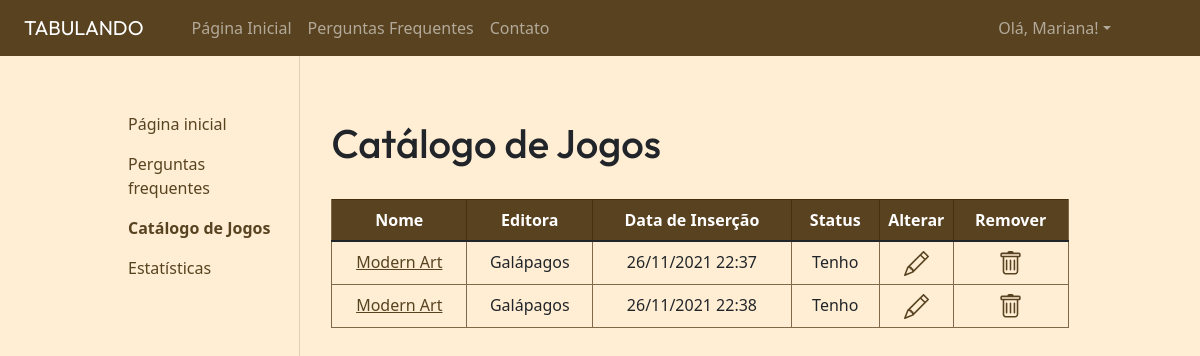
The app's page /catalogo/ (signed in), older data.
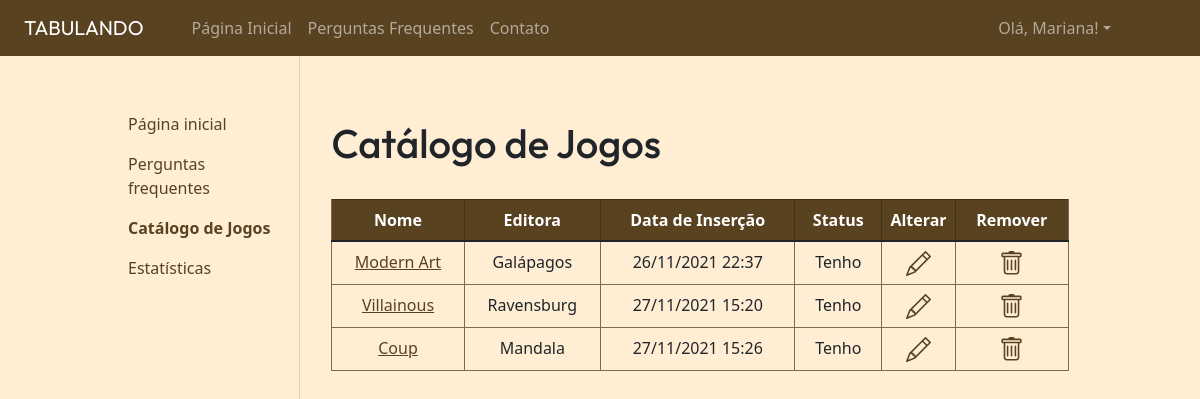
The same page, newer data.
### projeto/models.py (models this page shows)
class Catalogo(models.Model):
    codigo = models.BigAutoField(primary_key=True)
    jogo = models.ForeignKey(Jogo, blank=True, null=True, on_delete=models.CASCADE)
    usuario = models.ForeignKey(User, blank=True, null=True, on_delete=models.CASCADE)
    data_insercao = models.DateTimeField(default=datetime.datetime.now, blank=True, null=True)
    status = models.IntegerField(blank=True, null=True)
    class Meta:
        db_table = 'catalogo'

### projeto/views.py (the view)
# urls.py: path('catalogo/', views.catalogo, name='catalogo'),
@login_required
def catalogo(request):
    usuario = request.user
    catalogo = Catalogo.objects.filter(usuario_id=usuario.id)
    catalogo = catalogo.annotate(nome_jogo=F('jogo__nome'))
    catalogo = catalogo.annotate(editora=F('jogo__editora'))
    catalogo = catalogo.annotate(codigo_jogo=F('jogo__codigo'))
    catalogo = catalogo.values('codigo', 'nome_jogo', 'editora', 'data_insercao', 'status', 'codigo_jogo')
    for registro in catalogo:
        registro["status_str"] = retorna_status(registro['status'])
    if len(catalogo) > 0:
        form = AlteraRegistro(initial={'status': registro['status']})
    else:
        form = AlteraRegistro()
    context = {
        'catalogo': catalogo,
        'form': form,
    }
    return render(request, "catalogo.html", context)

### projeto/auxiliar.py (called while the page is built, shortened)
def retorna_status(status):
    if status == 1:
        return "Tenho"

### templates/catalogo.html (shortened to what this page needs)
{% extends 'template_base.html' %}
{% block content %}
<h1 class="fonte-outfit">Catálogo de Jogos</h1>
{% if catalogo %}
<div class="table-responsive">
<table class="table table-bordered table-hover tabela-catalogo">
    <thead class="fundo-marrom-escuro cor-fonte-branca cabecalho-tabela">
        <tr>
            <th> Nome </th>
            <th> Editora </th>
            <th> Data de Inserção</th>
            <th> Status</th>
            <th class="coluna-alterar-status"> Alterar </th>
            <th> Remover</th>
        </tr>
    </thead>
    <tbody>
        {% for registro in catalogo %}
        <tr>
            <td> <a class="link" href="{% url 'pagina_jogo' registro.codigo_jogo %}">{{ registro.nome_jogo }}</a></td>
            <td> {{ registro.editora }}</td>
            <td> {{ registro.data_insercao|date:"d/m/Y" }} {{ registro.data_insercao|time:"H:i" }}</td>
            <td> {{ registro.status_str }}</td>
            <td>
                <a class="link" href="#" data-bs-toggle="modal" data-bs-target="#modal_alterar_{{ registro.codigo }}">
                </a>
            </td>
            <td>
                <a class="link" href="#" data-bs-toggle="modal" data-bs-target="#modal_confirmar_remocao_{{ registro.codigo }}">
                </a>
            </td>
        </tr>
        {% endfor %}
    </tbody>
</table>
</div>
{% else %}
<p>Não há nenhum registro presente no catálogo.</p>
<p>Para criar um registro, clique <a class="link" href="{% url 'adicionar_registro' %}">aqui</a>.</p>
{% endif %}
{% endblock %}

### templates/template_base.html (shortened to what this page needs)
{% load static %}
<!DOCTYPE html>
<html>
<head>
    <link href="https://cdn.jsdelivr.net/npm/bootstrap@5.1.3/dist/css/bootstrap.min.css" rel="stylesheet">
    <link rel="stylesheet" type="text/css" href="{% static 'tabulando/css/style.css' %}">
    <link rel="stylesheet" type="text/css" href="https://cdn.datatables.net/v/bs5/dt-1.11.3/datatables.min.css"/>
</head>
<body class="fundo-total">
    <nav class="navbar navbar-expand-lg navbar-dark fundo-marrom-escuro">
        <a class="navbar-brand titulo-navbar" href="#">TABULANDO</a>
        <div class="navbar-collapse collapse itens-navbar" id="navbarNav">
            <ul class="navbar-nav me-auto">
                <li class="nav-item {% if request.get_full_path == '/'%}active{% endif %}">
                    <a class="nav-link {% if request.get_full_path == '/'%}active{% endif %}" href="{% url 'pagina_inicial' %}">Página Inicial</a>
                </li>
                <li class="nav-item">
                    <a class="nav-link" href="{% url 'faq' %}">Perguntas Frequentes</a>
                </li>
                <li class="nav-item">
                    <a class="nav-link" href="{% url 'contato' %}">Contato</a>
                </li>
            </ul>
            <ul class="navbar-nav navbar-login">
                <li class="nav-item dropdown">
                    {% include "login_dropdown.html" %}
                </li>
            </ul>
        </div>
    </nav>
    <div class="container-fluid main-container">
        <div class="row main-row">
            {% if user.is_authenticated %}
            <div class="col-lg-2 offset-sm-1 sidebar">
                <ul class="nav nav-pills nav-stacked flex-column">
                    <li class="nav-item">
                        <a class="nav-link {% if request.get_full_path == '/'%}active{% endif %}"
                            href="{% url 'pagina_inicial' %}">Página inicial</a>
                    </li>
                    <li class="nav-item">
                        <a class="nav-link {% if request.get_full_path == '/faq/'%}active{% endif %}"
                            href="{% url 'faq' %}">Perguntas frequentes</a>
                    </li>
                    <li class="nav-item">
                        <a class="nav-link {% if request.get_full_path == '/catalogo/'%}active{% endif %}"
                            href="{% url 'catalogo' %}">Catálogo de Jogos</a>
                    </li>
                    <li class="nav-item">
                        <a class="nav-link {%  if request.get_full_path == '/estatisticas/' %}active{% endif %}"
                            href="{% url 'estatisticas' %}">Estatísticas</a>
                    </li>
                </ul>
            </div>
            <div class="col-lg-8 main-content">
            {% else %}
            <div class="col-lg-8 offset-lg-2 main-content">
            {% endif %}
            <div class="bloco-texto">
                {% block content %}{% endblock %}
            </div>
            </div>
        </div>
    </div>
</body>
</html>

### templates/login_dropdown.html (shortened to what this page needs)
{% if user.is_authenticated %}
<a class="nav-link dropdown-toggle" href="#" id="navbarDropdown" role="button" data-bs-toggle="dropdown" aria-haspopup="true" aria-expanded="false">Olá, {{ user.first_name }}!</a>
{% endif %}

### static/tabulando/css/style.css (style rules this page uses)
:root { --marrom_escuro: rgba(62, 39, 4, 0.864); --bege: rgba(255, 235, 204, 0.829); --marrom_jumbotron: rgba(62, 39, 4, 0.075); --marrom_sidebar: rgba(62, 39, 4, 0.144); --marrom_tabela: rgba(62, 39, 4, 0.664); }
.fundo-marrom-escuro { background-color: var(--marrom_escuro); }
.fundo-total { background-color: var(--bege); }
.cor-fonte-branca { color:white; }
.titulo-navbar { font-family: 'Outfit', sans-serif; padding-left: 2%; padding-right: 2%; }
.navbar-login { margin-right: 8% !important; }
.fonte-outfit { font-family: 'Outfit', sans-serif; }
.itens-navbar { font-weight:400; }
.link { color: var(--marrom_escuro); }
.bloco-texto { padding: 5% 0; margin: auto; width: 95%; }
.sidebar { padding-bottom: 59.5vh; padding-left:1%; padding-top:4%; border-right: 1px solid var(--marrom_sidebar); }
.sidebar .nav-item .nav-link { color: var(--marrom_escuro) }
.sidebar .nav-item .nav-link.active { background-color: transparent; font-weight: bold; }
.table-bordered { border:1px solid var(--marrom_tabela); }
.coluna-alterar-status { width:10%; }
.tabela-catalogo { text-align: center; }
.tabela-catalogo thead tr th { vertical-align: middle; }

Row changes from the older to the newer data that the page shows:
removed Catalogo: nome_jogo "Modern Art", editora "Galápagos", data_insercao "26/11/2021", data_insercao "22:38", status_str "Tenho"
added Catalogo: nome_jogo "Villainous", editora "Ravensburg", data_insercao "27/11/2021", data_insercao "15:20", status_str "Tenho"
added Catalogo: nome_jogo "Coup", editora "Mandala", data_insercao "27/11/2021", data_insercao "15:26", status_str "Tenho"
